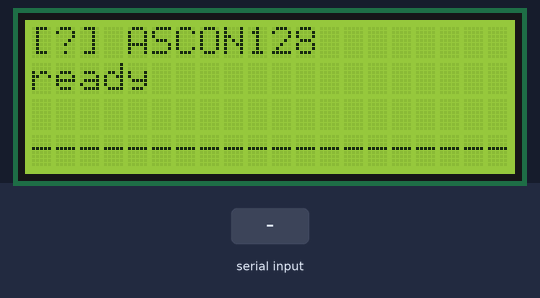
Simulated run of this sketch. Board: Arduino Uno, built with avr-gcc and run on an emulated ATmega328P. Shown: 20×4 character LCD. Wiring (inferred from the names in the program): PCF8574 port expander at I2C address 0x27. Wiring (inferred from the signals the program sends): character LCD (HD44780): RS Q0; E Q2; backlight Q3; data Q4, Q5, Q6, Q7. The test bench sets the inputs (shaded band). What the sketch prints to the serial monitor is not drawn.

Above: at 1.3 s.
1.4 s: "$BENCH\n" received over Serial
At 21.6 s:
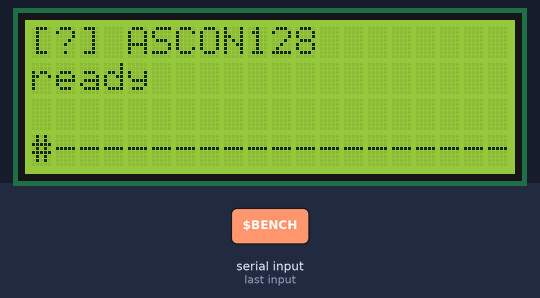
Timing chart, 0 to 22.0 s (numbered marks = the images above; inputs shaded):
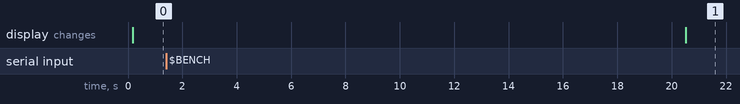

The sketch:

uno_node.ino
```cpp
#include <Arduino.h>
#include <avr/pgmspace.h>

#define ALGO_ASCON

#define N_ITER   100
#define N_RUNS   1000
#define BAUD     115200

#if defined(ALGO_AES)
  #define ALGO_NAME "AES128"
#elif defined(ALGO_SPECK)
  #define ALGO_NAME "SPECK128"
#elif defined(ALGO_ASCON)
  #define ALGO_NAME "ASCON128"
#else
  #error "Phai #define 1 trong 3: ALGO_AES, ALGO_SPECK, ALGO_ASCON"
#endif

//AES-128 (FIPS-197)
#if defined(ALGO_AES)
// AES S-box (FIPS-197 §5.1.1, invertible), 256 byte
static const uint8_t aes_sbox[256] PROGMEM = {
  0x63,0x7c,0x77,0x7b,0xf2,0x6b,0x6f,0xc5,0x30,0x01,0x67,0x2b,0xfe,0xd7,0xab,0x76,
  0xca,0x82,0xc9,0x7d,0xfa,0x59,0x47,0xf0,0xad,0xd4,0xa2,0xaf,0x9c,0xa4,0x72,0xc0,
  0xb7,0xfd,0x93,0x26,0x36,0x3f,0xf7,0xcc,0x34,0xa5,0xe5,0xf1,0x71,0xd8,0x31,0x15,
  0x04,0xc7,0x23,0xc3,0x18,0x96,0x05,0x9a,0x07,0x12,0x80,0xe2,0xeb,0x27,0xb2,0x75,
  0x09,0x83,0x2c,0x1a,0x1b,0x6e,0x5a,0xa0,0x52,0x3b,0xd6,0xb3,0x29,0xe3,0x2f,0x84,
  0x53,0xd1,0x00,0xed,0x20,0xfc,0xb1,0x5b,0x6a,0xcb,0xbe,0x39,0x4a,0x4c,0x58,0xcf,
  0xd0,0xef,0xaa,0xfb,0x43,0x4d,0x33,0x85,0x45,0xf9,0x02,0x7f,0x50,0x3c,0x9f,0xa8,
  0x51,0xa3,0x40,0x8f,0x92,0x9d,0x38,0xf5,0xbc,0xb6,0xda,0x21,0x10,0xff,0xf3,0xd2,
  0xcd,0x0c,0x13,0xec,0x5f,0x97,0x44,0x17,0xc4,0xa7,0x7e,0x3d,0x64,0x5d,0x19,0x73,
  0x60,0x81,0x4f,0xdc,0x22,0x2a,0x90,0x88,0x46,0xee,0xb8,0x14,0xde,0x5e,0x0b,0xdb,
  0xe0,0x32,0x3a,0x0a,0x49,0x06,0x24,0x5c,0xc2,0xd3,0xac,0x62,0x91,0x95,0xe4,0x79,
  0xe7,0xc8,0x37,0x6d,0x8d,0xd5,0x4e,0xa9,0x6c,0x56,0xf4,0xea,0x65,0x7a,0xae,0x08,
  0xba,0x78,0x25,0x2e,0x1c,0xa6,0xb4,0xc6,0xe8,0xdd,0x74,0x1f,0x4b,0xbd,0x8b,0x8a,
  0x70,0x3e,0xb5,0x66,0x48,0x03,0xf6,0x0e,0x61,0x35,0x57,0xb9,0x86,0xc1,0x1d,0x9e,
  0xe1,0xf8,0x98,0x11,0x69,0xd9,0x8e,0x94,0x9b,0x1e,0x87,0xe9,0xce,0x55,0x28,0xdf,
  0x8c,0xa1,0x89,0x0d,0xbf,0xe6,0x42,0x68,0x41,0x99,0x2d,0x0f,0xb0,0x54,0xbb,0x16
};
// AES round constants (FIPS-197 §5.1.3),
static const uint8_t aes_rcon[11] PROGMEM = {
  0x00, 0x01, 0x02, 0x04, 0x08, 0x10, 0x20, 0x40, 0x80, 0x1b, 0x36
};

static inline uint8_t sbox_byte(uint8_t x) {
  return pgm_read_byte(&aes_sbox[x]);
}
static inline uint8_t rcon_byte(uint8_t i) {
  return pgm_read_byte(&aes_rcon[i]);
}

static void aes_key_expansion(const uint8_t key[16], uint8_t rk[176]) {
  for (int i = 0; i < 16; i++) rk[i] = key[i];
  for (int i = 16; i < 176; i += 4) {
    uint8_t t0 = rk[i-4], t1 = rk[i-3], t2 = rk[i-2], t3 = rk[i-1];
    if ((i & 15) == 0) {
      uint8_t tmp = t0; t0 = t1; t1 = t2; t2 = t3; t3 = tmp;
      t0 = sbox_byte(t0); t1 = sbox_byte(t1);
      t2 = sbox_byte(t2); t3 = sbox_byte(t3);
      t0 ^= rcon_byte(i >> 4);
    }
    rk[i+0] = rk[i-16+0] ^ t0;
    rk[i+1] = rk[i-16+1] ^ t1;
    rk[i+2] = rk[i-16+2] ^ t2;
    rk[i+3] = rk[i-16+3] ^ t3;
  }
}
static inline uint8_t xtime(uint8_t x) {
  return (uint8_t)((x << 1) ^ (((x >> 7) & 1) * 0x1b));
}

static void aes_encrypt_block(const uint8_t in[16], const uint8_t rk[176], uint8_t out[16]) {
  uint8_t s[16];
  for (int i = 0; i < 16; i++) s[i] = in[i] ^ rk[i];

  for (int round = 1; round < 10; round++) {
    for (int i = 0; i < 16; i++) s[i] = sbox_byte(s[i]);
    uint8_t t;
    t = s[1];  s[1]  = s[5];  s[5]  = s[9];  s[9]  = s[13]; s[13] = t;
    t = s[2];  s[2]  = s[10]; s[10] = t;
    t = s[6];  s[6]  = s[14]; s[14] = t;
    t = s[3];  s[3]  = s[15]; s[15] = s[11]; s[11] = s[7];  s[7]  = t;
    for (int c = 0; c < 4; c++) {
      uint8_t a0 = s[4*c], a1 = s[4*c+1], a2 = s[4*c+2], a3 = s[4*c+3];
      uint8_t b0 = xtime(a0), b1 = xtime(a1), b2 = xtime(a2), b3 = xtime(a3);
      s[4*c  ] = b0 ^ a3 ^ a2 ^ b1 ^ a1;
      s[4*c+1] = b1 ^ a0 ^ a3 ^ b2 ^ a2;
      s[4*c+2] = b2 ^ a1 ^ a0 ^ b3 ^ a3;
      s[4*c+3] = b3 ^ a2 ^ a1 ^ b0 ^ a0;
    }
    for (int i = 0; i < 16; i++) s[i] ^= rk[round*16 + i];
  }
  for (int i = 0; i < 16; i++) s[i] = sbox_byte(s[i]);
  uint8_t t;
  t = s[1];  s[1]  = s[5];  s[5]  = s[9];  s[9]  = s[13]; s[13] = t;
  t = s[2];  s[2]  = s[10]; s[10] = t;
  t = s[6];  s[6]  = s[14]; s[14] = t;
  t = s[3];  s[3]  = s[15]; s[15] = s[11]; s[11] = s[7];  s[7]  = t;
  for (int i = 0; i < 16; i++) s[i] ^= rk[160 + i];

  for (int i = 0; i < 16; i++) out[i] = s[i];
}
#elif defined(ALGO_SPECK)

static inline uint64_t rol64(uint64_t x, unsigned n) {
  n &= 63;
  return (x << n) | (x >> (64 - n));
}
static inline uint64_t ror64(uint64_t x, unsigned n) {
  n &= 63;
  return (x >> n) | (x << (64 - n));
}

static inline uint64_t load_be64(const uint8_t *b) {
  uint64_t v = 0;
  for (int i = 0; i < 8; i++) v |= ((uint64_t)b[i]) << (8 * (7 - i));
  return v;
}
static inline void store_be64(uint8_t *b, uint64_t v) {
  for (int i = 0; i < 8; i++) b[i] = (uint8_t)(v >> (8 * (7 - i)));
}
static void speck_key_schedule(const uint8_t key_bytes[16], uint64_t rk[32]) {
  uint64_t k = load_be64(key_bytes + 8);
  uint64_t l = load_be64(key_bytes);
  for (unsigned i = 0; i < 32; i++) {
    rk[i] = k;
    uint64_t x_new = (uint64_t)(ror64(l, 8) + k);
    x_new ^= (uint64_t)i;
    uint64_t y_new = rol64(k, 3) ^ x_new;
    l = x_new;
    k = y_new;
  }
}

static void speck_encrypt_block(const uint8_t in[16], const uint64_t rk[32],
                                uint8_t out[16]) {
  uint64_t x = load_be64(in);
  uint64_t y = load_be64(in + 8);
  for (unsigned i = 0; i < 32; i++) {
    x = (uint64_t)(ror64(x, 8) + y) ^ rk[i];
    y = rol64(y, 3) ^ x;
  }
  store_be64(out,     x);
  store_be64(out + 8, y);
}

#elif defined(ALGO_ASCON)


static const uint64_t ascon_rc[18] PROGMEM = {
  0x00000000000000f0ULL, 0x00000000000000e1ULL, 0x00000000000000d2ULL,
  0x00000000000000c3ULL, 0x00000000000000b4ULL, 0x00000000000000a5ULL,
  0x0000000000000096ULL, 0x0000000000000087ULL, 0x0000000000000078ULL,
  0x0000000000000069ULL, 0x000000000000005aULL, 0x000000000000004bULL,
  0x0000000000000096ULL, 0x0000000000000087ULL, 0x0000000000000078ULL,
  0x0000000000000069ULL, 0x000000000000005aULL, 0x000000000000004bULL,
};

static inline uint64_t ascon_rc_get(uint8_t i) {
  uint32_t lo = pgm_read_dword((uint16_t *)&ascon_rc[i]);
  uint32_t hi = pgm_read_dword(((uint16_t *)&ascon_rc[i]) + 2);
  return ((uint64_t)hi << 32) | (uint64_t)lo;
}

static inline void ascon_round(uint64_t s[5], uint8_t rci) {
  uint64_t C = ascon_rc_get(rci);
  uint64_t t0, t1, t2, t3, t4;
  s[2] ^= C;
  s[0] ^= s[4]; s[4] ^= s[3]; s[2] ^= s[1];
  t0 = s[0] ^ ((~s[1]) & s[2]);
  t1 = s[1] ^ ((~s[2]) & s[3]);
  t2 = s[2] ^ ((~s[3]) & s[4]);
  t3 = s[3] ^ ((~s[4]) & s[0]);
  t4 = s[4] ^ ((~s[0]) & s[1]);
  t1 ^= t0; t0 ^= t4; t3 ^= t2; t2 = ~t2;
  s[0] = t0 ^ ((t0 >> 19) | (t0 << 45)) ^ ((t0 >> 28) | (t0 << 36));
  s[1] = t1 ^ ((t1 >> 61) | (t1 <<  3)) ^ ((t1 >> 39) | (t1 << 25));
  s[2] = t2 ^ ((t2 >>  1) | (t2 << 63)) ^ ((t2 >>  6) | (t2 << 58));
  s[3] = t3 ^ ((t3 >> 10) | (t3 << 54)) ^ ((t3 >> 17) | (t3 << 47));
  s[4] = t4 ^ ((t4 >>  7) | (t4 << 57)) ^ ((t4 >> 41) | (t4 << 23));
}

static inline uint64_t ascon_load_be64(const uint8_t *b) {
  uint64_t v = 0;
  for (int i = 0; i < 8; i++) v |= ((uint64_t)b[i]) << (8 * (7 - i));
  return v;
}
static inline void ascon_store_be64(uint8_t *b, uint64_t v) {
  for (int i = 0; i < 8; i++) b[i] = (uint8_t)(v >> (8 * (7 - i)));
}

static void ascon_encrypt_block(const uint8_t in[16], const uint8_t key[16],const uint8_t nonce[16], uint8_t out[16]) {
  uint64_t k0 = ascon_load_be64(key);
  uint64_t k1 = ascon_load_be64(key + 8);
  uint64_t n0 = ascon_load_be64(nonce);
  uint64_t n1 = ascon_load_be64(nonce + 8);

  uint64_t s[5];
  s[0] = ((uint64_t)0x80 << 56) | ((uint64_t)0x40 << 48)
       | ((uint64_t)0x0c << 40) | ((uint64_t)0x06 << 32);
  s[1] = k0; s[2] = k1; s[3] = n0; s[4] = n1;
  for (uint8_t i = 0; i < 12; i++) ascon_round(s, i);
  s[3] ^= k0;
  s[4] ^= k1;
  s[0] ^= ascon_load_be64(in);
  ascon_store_be64(out, s[0]);
  for (uint8_t i = 12; i < 18; i++) ascon_round(s, i);
  s[0] ^= ascon_load_be64(in + 8);
  ascon_store_be64(out + 8, s[0]);
}

#endif
static void hex_to_bytes(const char *hex, uint8_t *out, int nbytes) {
  for (int i = 0; i < nbytes; i++) {
    char hi = hex[2*i];
    char lo = hex[2*i+1];
    uint8_t h = (hi <= '9') ? (uint8_t)(hi - '0') : (uint8_t)(hi - 'a' + 10);
    uint8_t l = (lo <= '9') ? (uint8_t)(lo - '0') : (uint8_t)(lo - 'a' + 10);
    out[i] = (uint8_t)((h << 4) | l);
  }
}
static int ct_eq(const uint8_t *a, const uint8_t *b, int n) {
  uint8_t diff = 0;
  for (int i = 0; i < n; i++) diff |= (a[i] ^ b[i]);
  return diff == 0;
}

static void cmd_verify() {
#if defined(ALGO_AES)
  const char *hex_key = "000102030405060708090a0b0c0d0e0f";
  const char *hex_pt  = "00112233445566778899aabbccddeeff";
  const char *hex_ct  = "69c4e0d86a7b0430d8cdb78070b4c55a";
  uint8_t key[16], pt[16], ct_exp[16], ct_got[16], rk[176];
  hex_to_bytes(hex_key, key,   16);
  hex_to_bytes(hex_pt,  pt,    16);
  hex_to_bytes(hex_ct,  ct_exp, 16);
  aes_key_expansion(key, rk);
  aes_encrypt_block(pt, rk, ct_got);
  Serial.print(F("[UNO] AES128 "));
  Serial.println(ct_eq(ct_got, ct_exp, 16) ? F("MATCH") : F("MISMATCH"));

#elif defined(ALGO_SPECK)
  const char *hex_key = "0f0e0d0c0b0a09080706050403020100";
  const char *hex_pt  = "6c617669757165207469206564616d20";
  const char *hex_ct  = "a65d9851797832657860fedf5c570d18";
  uint8_t key[16], pt[16], ct_exp[16], ct_got[16];
  uint64_t rk[32];
  hex_to_bytes(hex_key, key,   16);
  hex_to_bytes(hex_pt,  pt,    16);
  hex_to_bytes(hex_ct,  ct_exp, 16);
  speck_key_schedule(key, rk);
  speck_encrypt_block(pt, rk, ct_got);
  Serial.print(F("[UNO] SPECK128 "));
  Serial.println(ct_eq(ct_got, ct_exp, 16) ? F("MATCH") : F("MISMATCH"));

#elif defined(ALGO_ASCON)
  const char *hex_key   = "000102030405060708090a0b0c0d0e0f";
  const char *hex_nonce = "000102030405060708090a0b0c0d0e0f";
  const char *hex_pt    = "000102030405060708090a0b0c0d0e0f";
  const char *hex_ct    = "bc820dbdf7a4631cd81ccc398e3e2ba0";
  uint8_t key[16], nonce[16], pt[16], ct_exp[16], ct_got[16];
  hex_to_bytes(hex_key,   key,    16);
  hex_to_bytes(hex_nonce, nonce,  16);
  hex_to_bytes(hex_pt,    pt,     16);
  hex_to_bytes(hex_ct,    ct_exp, 16);
  ascon_encrypt_block(pt, key, nonce, ct_got);
  Serial.print(F("[UNO] ASCON128 "));
  Serial.println(ct_eq(ct_got, ct_exp, 16) ? F("MATCH") : F("MISMATCH"));
#endif
}

static void lcd_progress(uint8_t row, uint8_t pct);
static void lcd_show_ready();
extern uint8_t lcd_ok;

static void cmd_bench() {
  Serial.print(F("START,"));
  Serial.print(F(ALGO_NAME));
  Serial.println(F("_1000"));

  uint8_t key[16], pt[16], out[16];

#if defined(ALGO_AES)
  uint8_t rk[176];
  const char *hex_key = "000102030405060708090a0b0c0d0e0f";
  const char *hex_pt  = "00112233445566778899aabbccddeeff";
  hex_to_bytes(hex_key, key, 16);
  hex_to_bytes(hex_pt,  pt,  16);
  aes_key_expansion(key, rk);

#elif defined(ALGO_SPECK)
  uint64_t rk[32];
  const char *hex_key = "0f0e0d0c0b0a09080706050403020100";
  const char *hex_pt  = "6c617669757165207469206564616d20";
  hex_to_bytes(hex_key, key, 16);
  hex_to_bytes(hex_pt,  pt,  16);
  speck_key_schedule(key, rk);

#elif defined(ALGO_ASCON)
  uint8_t nonce[16];
  const char *hex_key   = "000102030405060708090a0b0c0d0e0f";
  const char *hex_nonce = "000102030405060708090a0b0c0d0e0f";
  const char *hex_pt    = "000102030405060708090a0b0c0d0e0f";
  hex_to_bytes(hex_key,   key,   16);
  hex_to_bytes(hex_nonce, nonce, 16);
  hex_to_bytes(hex_pt,    pt,    16);
#endif

  for (int run = 1; run <= N_RUNS; run++) {
    unsigned long t0 = micros();
#if defined(ALGO_AES)
    for (int i = 0; i < N_ITER; i++) aes_encrypt_block(pt, rk, out);
#elif defined(ALGO_SPECK)
    for (int i = 0; i < N_ITER; i++) speck_encrypt_block(pt, rk, out);
#elif defined(ALGO_ASCON)
    for (int i = 0; i < N_ITER; i++) ascon_encrypt_block(pt, key, nonce, out);
#endif
    unsigned long t1 = micros();
    unsigned long us_per_block = (t1 - t0) / N_ITER;
    float us_f = (float)(t1 - t0) / (float)N_ITER;
    Serial.print(run);
    Serial.print(',');
    Serial.println(us_f, 3);
    if (lcd_ok && (run % (N_RUNS / 20) == 0)) {
      lcd_progress(3, (uint8_t)((run * 100UL) / N_RUNS));
    }
  }

  Serial.print(F("DONE,"));
  Serial.print(F(ALGO_NAME));
  Serial.println(F("_1000"));

  // Sau khi chay xong, dua LCD ve "ready" lai
  lcd_show_ready();
}

static void cmd_rand(uint16_t n) {
  Serial.print(F("RAND_START,"));
  Serial.println(F(ALGO_NAME));

  uint8_t key[16], pt[16], out[16];
  uint32_t rng_state = micros();
  uint16_t i;

  for (uint16_t run = 1; run <= n; run++) {
    for (i = 0; i < 16; i++) {
      rng_state ^= rng_state << 13;
      rng_state ^= rng_state >> 17;
      rng_state ^= rng_state << 5;
      key[i] = (uint8_t)(rng_state & 0xFF);
      rng_state ^= rng_state << 13;
      rng_state ^= rng_state >> 17;
      rng_state ^= rng_state << 5;
      pt[i] = (uint8_t)(rng_state & 0xFF);
    }

#if defined(ALGO_AES)
    uint8_t rk[176];
    aes_key_expansion(key, rk);
#elif defined(ALGO_SPECK)
    uint64_t rk[32];
    speck_key_schedule(key, rk);
#endif

    unsigned long t0 = micros();
#if defined(ALGO_AES)
    for (uint16_t k = 0; k < N_ITER; k++) aes_encrypt_block(pt, rk, out);
#elif defined(ALGO_SPECK)
    for (uint16_t k = 0; k < N_ITER; k++) speck_encrypt_block(pt, rk, out);
#elif defined(ALGO_ASCON)
    for (uint16_t k = 0; k < N_ITER; k++) ascon_encrypt_block(pt, key, key, out);
#endif
    unsigned long t1 = micros();
    float us_f = (float)(t1 - t0) / (float)N_ITER;
    Serial.print(run);
    Serial.print(',');
    for (i = 0; i < 16; i++) {
      if (key[i] < 0x10) Serial.print('0');
      Serial.print(key[i], HEX);
    }
    Serial.print(',');
    for (i = 0; i < 16; i++) {
      if (pt[i] < 0x10) Serial.print('0');
      Serial.print(pt[i], HEX);
    }
    Serial.print(',');
    Serial.println(us_f, 3);

    if (lcd_ok && (run % 50 == 0)) {
      lcd_progress(3, (uint8_t)((run * 100UL) / n));
    }
  }

  Serial.print(F("RAND_DONE,"));
  Serial.println(F(ALGO_NAME));
  lcd_show_ready();
}
static void cmd_info() {
  Serial.print(F("NODE,"));
  Serial.println(F(ALGO_NAME));
}
#include <Wire.h>

#define LCD_I2C_ADDR  0x27
#define LCD_COLS      20
#define LCD_ROWS      4

#if defined(NODE_ID_A)
  #define NODE_LABEL "A"
#elif defined(NODE_ID_B)
  #define NODE_LABEL "B"
#elif defined(NODE_ID_C)
  #define NODE_LABEL "C"
#else
  #define NODE_LABEL "?"
#endif
static uint8_t lcd_ok = 0;

static void lcd_pulse(uint8_t data) {
  Wire.beginTransmission(LCD_I2C_ADDR);
  Wire.write((uint8_t)(data | 0x0C));
  Wire.endTransmission();
  delayMicroseconds(1);
  Wire.beginTransmission(LCD_I2C_ADDR);
  Wire.write((uint8_t)(data | 0x08));
  Wire.endTransmission();
  delayMicroseconds(50);
}

static void lcd_write4(uint8_t nibble, uint8_t rs) {
  uint8_t hi = (nibble << 4) & 0xF0;
  lcd_pulse(hi | (rs ? 0x01 : 0x00));
}

static void lcd_cmd(uint8_t c) {
  lcd_write4(c >> 4, 0);
  lcd_write4(c & 0x0F, 0);
  delayMicroseconds(2000);
}

static void lcd_data(uint8_t c) {
  lcd_write4(c >> 4, 1);
  lcd_write4(c & 0x0F, 1);
  delayMicroseconds(100);
}

static void lcd_init_if_present() {
  Wire.begin();
  Wire.beginTransmission(LCD_I2C_ADDR);
  if (Wire.endTransmission() != 0) {
    lcd_ok = 0;
    return;
  }
  lcd_ok = 1;
  delay(50);
  lcd_write4(0x03, 0); delay(5);
  lcd_write4(0x03, 0); delayMicroseconds(150);
  lcd_write4(0x03, 0); delayMicroseconds(150);
  lcd_write4(0x02, 0); delayMicroseconds(150);
  lcd_cmd(0x28);
  lcd_cmd(0x0C);
  lcd_cmd(0x06);
  lcd_cmd(0x01);
  delay(3);
}

static void lcd_print(const char *s) {
  if (!lcd_ok) return;
  while (*s) lcd_data((uint8_t)*s++);
}

static void lcd_print_at(uint8_t col, uint8_t row, const char *s) {
  if (!lcd_ok) return;
  static const uint8_t row_addr[4] = {0x00, 0x40, 0x14, 0x54};
  if (row >= LCD_ROWS) return;
  lcd_cmd(0x80 | (row_addr[row] + col));
  lcd_print(s);
}

static void lcd_clear() {
  if (!lcd_ok) return;
  lcd_cmd(0x01);
  delay(2);
}

static void lcd_progress(uint8_t row, uint8_t pct) {
  if (!lcd_ok) return;
  if (pct > 100) pct = 100;
  char bar[21];
  uint8_t filled = (uint8_t)((pct * 20UL) / 100UL);
  for (uint8_t i = 0; i < 20; i++) {
    bar[i] = (i < filled) ? '#' : '-';
  }
  bar[20] = 0;
  lcd_print_at(0, row, bar);
}
static void lcd_show_ready();
static void lcd_show_ready_def() {
  if (!lcd_ok) return;
  lcd_clear();
  lcd_print_at(0, 0, "[");
  lcd_print(NODE_LABEL);
  lcd_print("] ");
  lcd_print(ALGO_NAME);
  lcd_print_at(0, 1, "ready              ");
  lcd_print_at(0, 2, "                    ");
  lcd_print_at(0, 3, "--------------------");
}
static void lcd_show_ready() { lcd_show_ready_def(); }


#define LINE_MAX  32
static char     line_buf[LINE_MAX];
static uint8_t  line_pos = 0;
static void cmd_verify();
static void cmd_bench();
static void cmd_info();
static void cmd_rand(uint16_t n);

static void handle_serial() {
  while (Serial.available() > 0) {
    char c = (char)Serial.read();
    if (c == '\n' || c == '\r') {
      line_buf[line_pos] = 0;
      line_pos = 0;
      if (strcmp(line_buf, "$BENCH")  == 0) { cmd_bench();  }
      else if (strcmp(line_buf, "$VERIFY") == 0) { cmd_verify(); }
      else if (strcmp(line_buf, "$INFO")   == 0) { cmd_info();   }
      else if (strncmp(line_buf, "$RAND", 5) == 0) {
        // Parse: $RAND,<n>
        uint16_t n = (uint16_t)atoi(line_buf + 6);
        if (n == 0 || n > 5000) n = 1000;
        cmd_rand(n);
      }
      line_buf[0] = 0;
    } else if (line_pos < LINE_MAX - 1) {
      line_buf[line_pos++] = c;
    }
  }
}

void setup() {
  Serial.begin(BAUD);
  line_buf[0] = 0;
  line_pos = 0;
  lcd_init_if_present();
  Serial.print(F("NODE,"));
  Serial.println(ALGO_NAME);
  lcd_clear();
  lcd_print_at(0, 0, "[");
  lcd_print(NODE_LABEL);
  lcd_print("] ");
  lcd_print(ALGO_NAME);
  lcd_print_at(0, 1, "ready              ");
  lcd_print_at(0, 2, "                    ");
  lcd_print_at(0, 3, "--------------------");
}

void loop() {
  handle_serial();
}
```

Measured:
- after the input at 1.4 s, the display: changes after 19.1 s (image 1)
